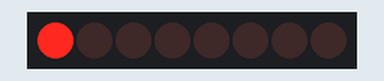
A sketch run on a simulated Arduino Uno, built with avr-gcc and run on an emulated ATmega328P. Shown: 8 shift-register outputs drawn as a row of LEDs (first output left, lit = HIGH). Wiring (inferred from the names in the program): shift register (74HC595): data pin 14; shift clock pin 11; latch pin 12. Wiring (inferred from the signals the program sends): row of LEDs: on Q0, Q1, Q2, Q3, Q4, Q5, Q6, Q7.

Above: at 0.6 s.
At 5.1 s:
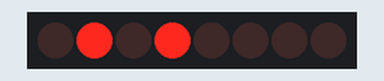
At 10.1 s:
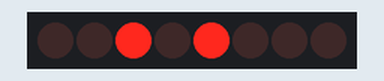
At 20.1 s:
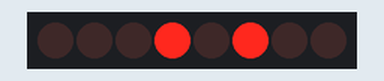
At 30.1 s:
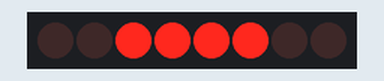
At 39.75 s:
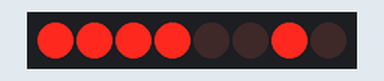
Timing chart, 0 to 40.0 s (numbered marks = the images above):
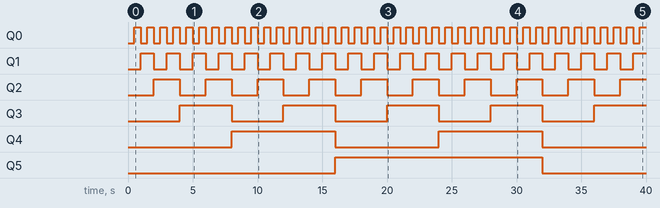

The sketch:

_74HC595_hola_mundo.ino
```cpp
// DECLARACIÓN DE VARIABLES
// Pin conectado a ST_CP del 74HC595
int latchPin = 12;
// Pin conectado a to SH_CP del 74HC595
int clockPin = 11;
// Pin conectado a to DS del 74HC595
int dataPin = 14;
// INICIALIZACIÓN DEL PROGRAMA (SE EJECUTA SOLO UNA VEZ)
void setup() {
  // Establecer los pines para que pueda controlar el registro de desplazamiento
  pinMode(latchPin, OUTPUT);
  pinMode(clockPin, OUTPUT);
  pinMode(dataPin, OUTPUT);
}

// LOOP CENTRAL DEL PROGRAMA (SE EJECUTA CONSTANTEMENTE DE FORMA SECUENCIAL)
void loop() {
  // Contar desde 0 a 255 y se muestra el número en los LEDs
  for (int numberToDisplay = 0; numberToDisplay < 256; numberToDisplay++) {
    // Poner el latchPin en LOW para apagar todos los leds
    digitalWrite(latchPin, LOW);
    // Los leds no cambian mientras se están enviado los datos:
    shiftOut(dataPin, clockPin, MSBFIRST, numberToDisplay);

    //Poner el LatchPin en valor HIGH y los pin se encienden:
    digitalWrite(latchPin, HIGH);
    // pausa antes del siguiente valor
    delay(500);
  }
}
```

Measured:
- by itself, Q0: alternates HIGH for 0.50 s and LOW for 0.50 s
- by itself, Q1: alternates HIGH for 1.0 s and LOW for 1.0 s
- by itself, Q2: alternates HIGH for 2.0 s and LOW for 2.0 s
- by itself, Q3: alternates HIGH for 4.0 s and LOW for 4.0 s
- by itself, Q4: alternates HIGH for 8.0 s and LOW for 8.0 s
- by itself, Q5: LOW → HIGH at 16.0 s, → LOW 16.0 s later
